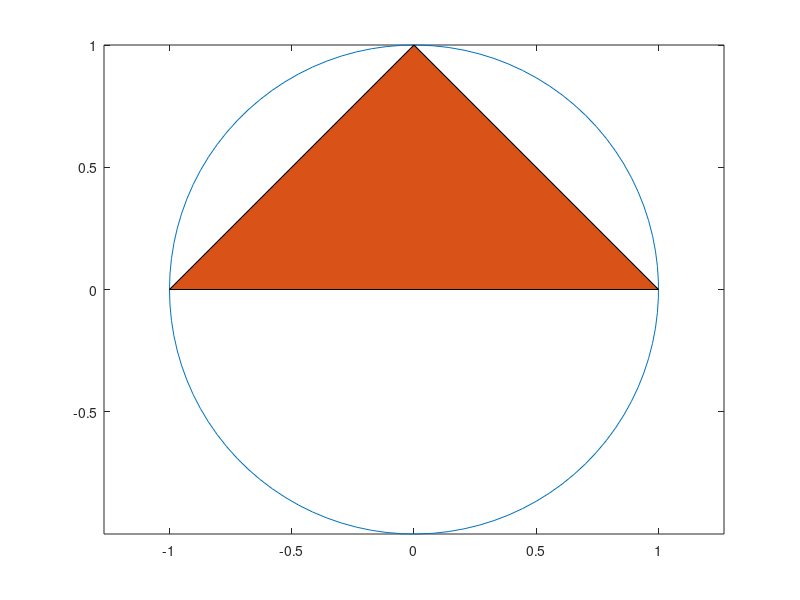

Source code (MATLAB): (Note: this script raises an error after producing the figure.)
theta = linspace(-pi,pi);
xc = cos(theta);
yc = -sin(theta);
plot(xc,yc);
axis equal

xt = [-1 0 1 -1];
yt = [0 1 0 0];
hold on
t = area(xt,yt); % initial flat triangle
hold off 
for j = 1:length(theta)-10
    xt(2) = xc(j); % determine new vertex value
    yt(2) = yc(j);
    t.XData = xt; % update data properties
    t.YData = yt;
    drawnow  % display updates
end